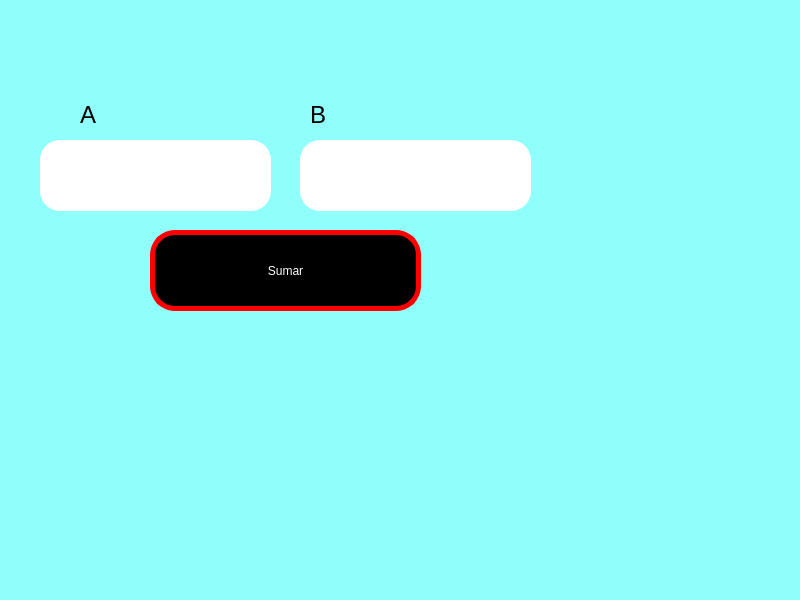
<?xml version="1.0" encoding="UTF-8"?>
<ui version="4.0">
 <class>MainWindow</class>
 <widget class="QMainWindow" name="MainWindow">
  <property name="geometry">
   <rect>
    <x>0</x>
    <y>0</y>
    <width>800</width>
    <height>600</height>
   </rect>
  </property>
  <property name="windowTitle">
   <string>MainWindow</string>
  </property>
  <property name="styleSheet">
   <string notr="true">background-color: rgb(144, 255, 252);</string>
  </property>
  <widget class="QWidget" name="centralwidget">
   <widget class="QPushButton" name="btn_sumar">
    <property name="geometry">
     <rect>
      <x>150</x>
      <y>230</y>
      <width>271</width>
      <height>81</height>
     </rect>
    </property>
    <property name="styleSheet">
     <string notr="true">background-color: rgb(0,0,0);
color: rgb(255,255,255);
border-radius:25px;
border:5px solid red</string>
    </property>
    <property name="text">
     <string>Sumar</string>
    </property>
   </widget>
   <widget class="QLineEdit" name="txt_A">
    <property name="geometry">
     <rect>
      <x>40</x>
      <y>140</y>
      <width>231</width>
      <height>71</height>
     </rect>
    </property>
    <property name="styleSheet">
     <string notr="true">background-color: rgb(255, 255, 255);
border-radius:20px</string>
    </property>
   </widget>
   <widget class="QLabel" name="label">
    <property name="geometry">
     <rect>
      <x>80</x>
      <y>100</y>
      <width>111</width>
      <height>31</height>
     </rect>
    </property>
    <property name="text">
     <string>&lt;html&gt;&lt;head/&gt;&lt;body&gt;&lt;p&gt;&lt;span style=&quot; font-size:18pt;&quot;&gt;A&lt;/span&gt;&lt;/p&gt;&lt;/body&gt;&lt;/html&gt;</string>
    </property>
   </widget>
   <widget class="QLineEdit" name="txt_B">
    <property name="geometry">
     <rect>
      <x>300</x>
      <y>140</y>
      <width>231</width>
      <height>71</height>
     </rect>
    </property>
    <property name="styleSheet">
     <string notr="true">background-color: rgb(255, 255, 255);
border-radius:20px</string>
    </property>
   </widget>
   <widget class="QLabel" name="label_2">
    <property name="geometry">
     <rect>
      <x>310</x>
      <y>100</y>
      <width>111</width>
      <height>31</height>
     </rect>
    </property>
    <property name="text">
     <string>&lt;html&gt;&lt;head/&gt;&lt;body&gt;&lt;p&gt;&lt;span style=&quot; font-size:18pt;&quot;&gt;B&lt;/span&gt;&lt;/p&gt;&lt;/body&gt;&lt;/html&gt;</string>
    </property>
   </widget>
  </widget>
  <widget class="QMenuBar" name="menubar">
   <property name="geometry">
    <rect>
     <x>0</x>
     <y>0</y>
     <width>800</width>
     <height>21</height>
    </rect>
   </property>
  </widget>
  <widget class="QStatusBar" name="statusbar"/>
 </widget>
 <resources/>
 <connections/>
</ui>
